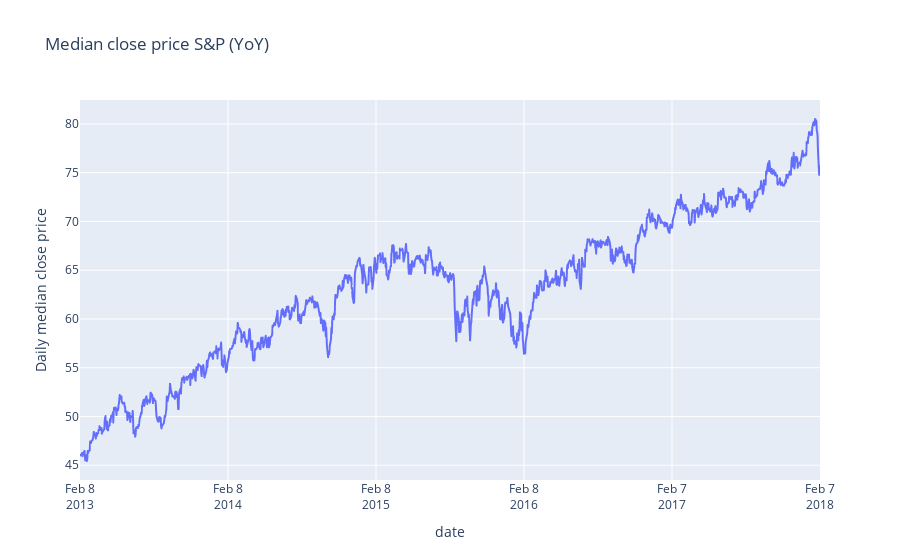

Notebook code for this chart:
### Code cell
#- Could you show us how the median `close` stock price changed year over year? Use whichever visualization you would fine suitable.

df1 = df.groupby('date')[["close"]].median().reset_index()

fig = px.line(df1, x='date', y='close', labels={"close":"Daily median close price"}, title="Median close price S&P (YoY)")
fig.update_layout(xaxis=dict(tick0='2013-02-08', dtick=(86400000.0 * 365),
tickmode='linear'))
fig.show()

### Figure 1 — Plotly figure (JSON) as saved in the notebook; plotly's stock layout.template omitted (floating-point values rounded to 4 significant figures; data arrays with more than 128 entries replaced by an {"elided": "..."} marker saying what was removed)
{"data": [{"hovertemplate": "date=%{x}<br>Daily median close price=%{y}<extra></extra>", "legendgroup": "", "line": {"color": "#636efa", "dash": "solid"}, "mode": "lines", "name": "", "showlegend": false, "type": "scattergl", "x": {"elided": "1259 str values"}, "xaxis": "x", "y": {"elided": "1259 float values"}, "yaxis": "y"}], "layout": {"legend": {"tracegroupgap": 0}, "title": {"text": "Median close price S&P (YoY)"}, "xaxis": {"anchor": "y", "domain": [0, 1], "dtick": 31536000000, "tick0": "2013-02-08", "tickmode": "linear", "title": {"text": "date"}}, "yaxis": {"anchor": "x", "domain": [0, 1], "title": {"text": "Daily median close price"}}}}
